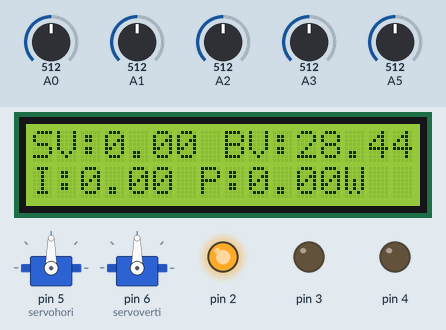
The sketch below on a simulated Arduino Uno, built with avr-gcc and run on an emulated ATmega328P. Parts: 16×2 character LCD, 2 × servo, output pins drawn as LEDs (lit = HIGH). Inputs (shaded band) come from the test bench; at power-on: A0 = 512, A5 = 512, A1 = 512, A2 = 512, A3 = 512.

Above: at 1.7 s.
1.8 s: A0 set to 532
At 2.64 s:
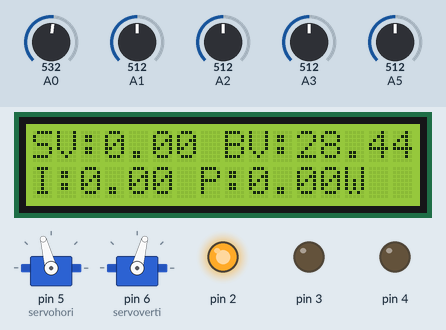
4.8 s: A5 set to 556
At 5.44 s:
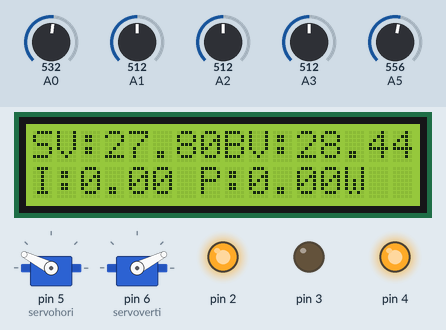
7.4 s: A5 set to 577
At 8.4 s:
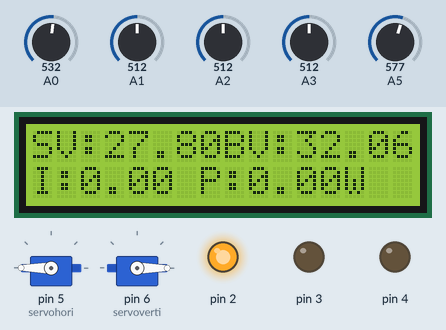
8.9 s: A1 set to 543
At 9.76 s:
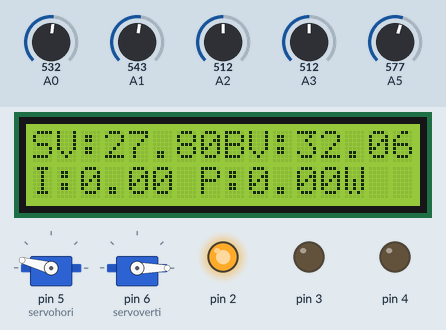
11.4 s: A2 set to 716
At 11.63 s:
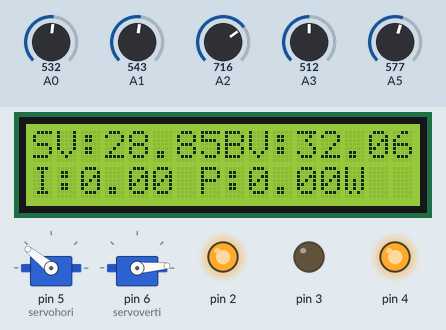
14.4 s: A3 set to 716
At 15.37 s:
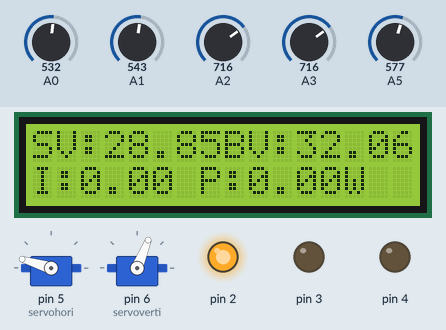
Timing chart, 0 to 19.8 s (numbered marks = the images above; inputs shaded):
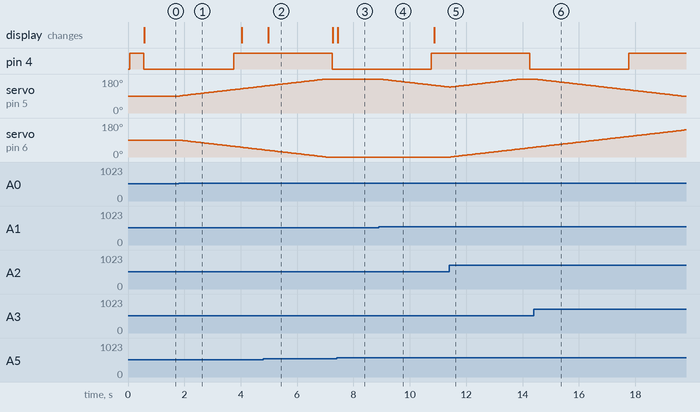

Measured:
- the behaviour switches between 519 and 520 on A0 (found by bisection; images 0 and 1)
- the behaviour switches between 568 and 569 on A5 (found by bisection; images 2 and 3)
- the behaviour switches between 535 and 536 on A1 (found by bisection; images 3 and 4)
- after the input at 1.8 s, pin 4: LOW → HIGH after 2.0 s instead of 1.6 s; servo on pin 5 (servohori): moves from 90° to 142° over 3.0 s, starting at once; servo on pin 6 (servoverti): moves from 90° to 38° over 3.0 s, starting at once
- after the input at 4.8 s, the display: changes after 0.18 s (image 2)
- after the input at 7.4 s, the display: changes after 0.05 s (image 3)
- after the input at 8.9 s, servo on pin 5 (servohori): moves from 180° to 137° over 2.5 s, starting at once
- after the input at 11.4 s, servo on pin 6 (servoverti): moves from 0° to 51° over 2.9 s, starting after 0.05 s
- after the input at 14.4 s, servo on pin 5 (servohori): moves from 180° to 88° over 5.3 s, starting at once

The sketch:

Sun_Tracking_with_Charge_Controller.ino
```cpp
/*
  This code is for the Project of "Dual Axis Sun Tracking Solar Panel with
  Autometic Batery Charge Controller"
  This code is developed by Md. Rezaul Islam Khan, in Jan 2022.
*/

#include <Servo.h>
#include<LiquidCrystal.h>
#include<math.h>
LiquidCrystal lcd(8, 9, 10, 11, 12, 13);

Servo servohori;
int servoh = 0;
int servohLimitHigh = 160;
int servohLimitLow = 20;
int tcount;
bool sw=false;


Servo servoverti;
int servov = 0;
int servovLimitHigh = 160;
int servovLimitLow = 20;

float loadi, battvol, solvol, power;

 void setup ()
 {
  lcd.begin(16, 2);
  lcd.clear();
  pinMode(A0, INPUT);
  pinMode(A1, INPUT);
  pinMode(A2, INPUT);
  pinMode(A3, INPUT);
  pinMode(A4, INPUT);
  pinMode(A5, INPUT);

  pinMode(2, OUTPUT);
  pinMode(3, OUTPUT);
  pinMode(4, OUTPUT);
  pinMode(5, OUTPUT);
  pinMode(6, OUTPUT);

  digitalWrite(2, HIGH);
  digitalWrite(3, LOW);
  digitalWrite(4, HIGH);
  digitalWrite(5, LOW);
  digitalWrite(6, LOW);

  servohori.attach(5);
  servohori.write(90);
  servoverti.attach(6);
  servoverti.write(90);
  delay(500);
 }

void loop()
{
  servoh = servohori.read();
  servov = servoverti.read();
  //capturing analog values of each LDR
  int topl = analogRead(A3);
  int topr = analogRead(A2);
  int botl = analogRead(A1);
  int botr = analogRead(A0);


  // calculating average
  int avgtop = (topl + topr) / 8; //average of top LDRs
  int avgbot = (botl + botr) / 8; //average of bottom LDRs
  int avgleft = (topl + botl) / 8; //average of left LDRs
  int avgright = (topr + botr) / 8; //average of right LDRs

  if (avgtop > avgbot)
  {
    servoverti.write(servov +1);
    if (servov > servovLimitHigh)
     {
      servov = 100;
     }
    delay(5);
  }
  else if (avgbot > avgtop)
  {
    servoverti.write(servov -1);
    if (servov < servovLimitLow)
  {
    servov = servovLimitLow;
  }
    delay(5);
  }
  else
  {
    servoverti.write(servov);
  }

  if (avgleft < avgright)
  {
    servohori.write(servoh +1);
    if (servoh > servohLimitHigh)
    {
    servoh = servohLimitHigh;
    }
    delay(5);
  }
  else if (avgright < avgleft)
  {
    servohori.write(servoh -1);
    if (servoh < servohLimitLow)
     {
     servoh = servohLimitLow;
     }
    delay(5);
  }
  else
  {
    servohori.write(servoh);
  }

tcount+=1;
if(tcount>=60)
{
  sw=1-sw;
  tcount=0;
}

if(sw==0)
{
  digitalWrite(4, LOW);
  battvol = analogRead(A5);
  battvol=battvol/18;
  delay(10);
}
else
{
  digitalWrite(4, HIGH);
  solvol = analogRead(A5);
  solvol=solvol/20;
  delay(10);
}

if(solvol > battvol)
{
  digitalWrite(2, LOW);
}
else
{
  digitalWrite(2, HIGH);
}


lcd.setCursor(0,0);
lcd.print("SV:");
lcd.print(solvol);
lcd.print("    ");
lcd.setCursor(8,0);
lcd.print("BV:");
lcd.print(battvol);
lcd.print("    ");
lcd.setCursor(0,1);
lcd.print("I:");
lcd.print(loadi);
lcd.print("    ");
lcd.setCursor(7,1);
lcd.print("P:");
lcd.print(power);
lcd.print("W");
lcd.print("   ");

delay(30);
}
```
